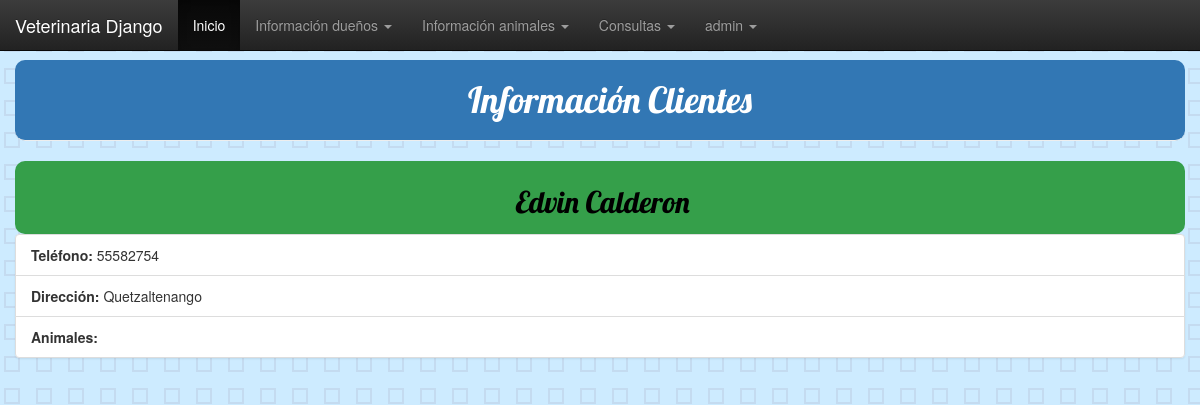
Page /persona/persona/1/ (signed in) on the committed database.
### persona/models.py (models this page shows, shortened)
class Persona(models.Model):
    nombre = models.CharField(max_length=50)
    apellido = models.CharField(max_length=50)
    telefono = models.CharField(max_length=50)
    direccion = models.CharField(max_length=50)
    estado = models.BooleanField(default=True)

### persona/views.py (the view)
# urls.py: path('persona/<int:pk>/',views.detalle_persona, name='detalle_persona'),
@login_required
def detalle_persona(request, pk):
    persona = get_object_or_404(Persona, pk=pk)
    return render(request, 'persona/detalle_persona.html',{'persona':persona})

### persona/templates/persona/detalle_persona.html
{% extends 'persona/base.html' %}
{% block content %}
        <h1 class="page-header">Información Clientes</h1>
        <div style="text-align: center; color: black; background-color: #359F4A; border-radius: 10px; padding: 5px; padding-left: 10px;" class="card-body">
             <h2 class="card-title">{{persona.nombre}} {{persona.apellido}}</h2>
        </div>
        <ul class="list-group list-group-flush">
             <li class="list-group-item"><b>Teléfono:</b> {{persona.telefono}}</li>
             <li class="list-group-item"><b>Dirección:</b> {{persona.direccion}}</li>
             <li class="list-group-item"><b>Animales:</b> </li>
        </ul>
{% endblock %}

### persona/templates/persona/base.html (shortened to what this page needs)
{% load static %}
<head>
  <link rel="stylesheet" href="//maxcdn.bootstrapcdn.com/bootstrap/3.2.0/css/bootstrap.min.css">
  <link rel="stylesheet" href="//maxcdn.bootstrapcdn.com/bootstrap/3.2.0/css/bootstrap-theme.min.css">
  <link rel="stylesheet" href="https://maxcdn.bootstrapcdn.com/bootstrap/3.4.0/css/bootstrap.min.css">
  <link rel="stylesheet" href="{% static 'css/general.css' %}">
</head>
<html>
    <head>
    </head>
    <body>
            <nav class="navbar navbar-inverse navbar-fixed-top">
              <div class="container-fluid">
                <div class="navbar-header">
                  <a class="navbar-brand" href="#">Veterinaria Django</a>
                </div>
                {% if user.is_authenticated %}
                <ul class="nav navbar-nav">
                  <li class="active"><a href="#">Inicio</a></li>
                  <li class="dropdown">
                    <a class="dropdown-toggle" data-toggle="dropdown">Información dueños
                    <span class="caret"></span></a>
                  </li>
                  <li class="dropdown">
                    <a class="dropdown-toggle" data-toggle="dropdown" href="#">Información animales
                    <span class="caret"></span></a>
                  </li>
                  <li class="dropdown">
                      <a class="dropdown-toggle" data-toggle="dropdown" href="#">Consultas
                      <span class="caret"></span></a>
                    </li>
                  <li class="dropdown">
                    <a class="dropdown-toggle" data-toggle="dropdown" href="#">{{ user.username }}
                        <span class="caret"></span></a>
                      </li>
                </ul>
                {% else %}
                <a href="{% url 'login' %}" class="top-menu"><span class="glyphicon glyphicon-lock"></span></a>
                {% endif %}
              </div>
            </nav>
        <br><br><br>
        <div class="container">
          <div class="row justify-content-center">
            <div>
              {%  block content %}
              {%  endblock %}
            </div>
          </div>
        </div>
    </body>
</html>

### persona/static/css/general.css (style rules this page uses)
body { background-color: #cdebff; }
.page-header { background-color: #3277B4; margin-top: 0; text-align: center; color: white; border-radius: 10px; padding: 20px 20px 20px 40px; }
h1, h2, h3, h4 { font-family: 'Lobster', cursive; }

### rows in the picture
Persona: nombre "Edvin", apellido "Calderon", telefono "55582754", direccion "Quetzaltenango"

### other values in the picture
{{ user.username }} "admin"
